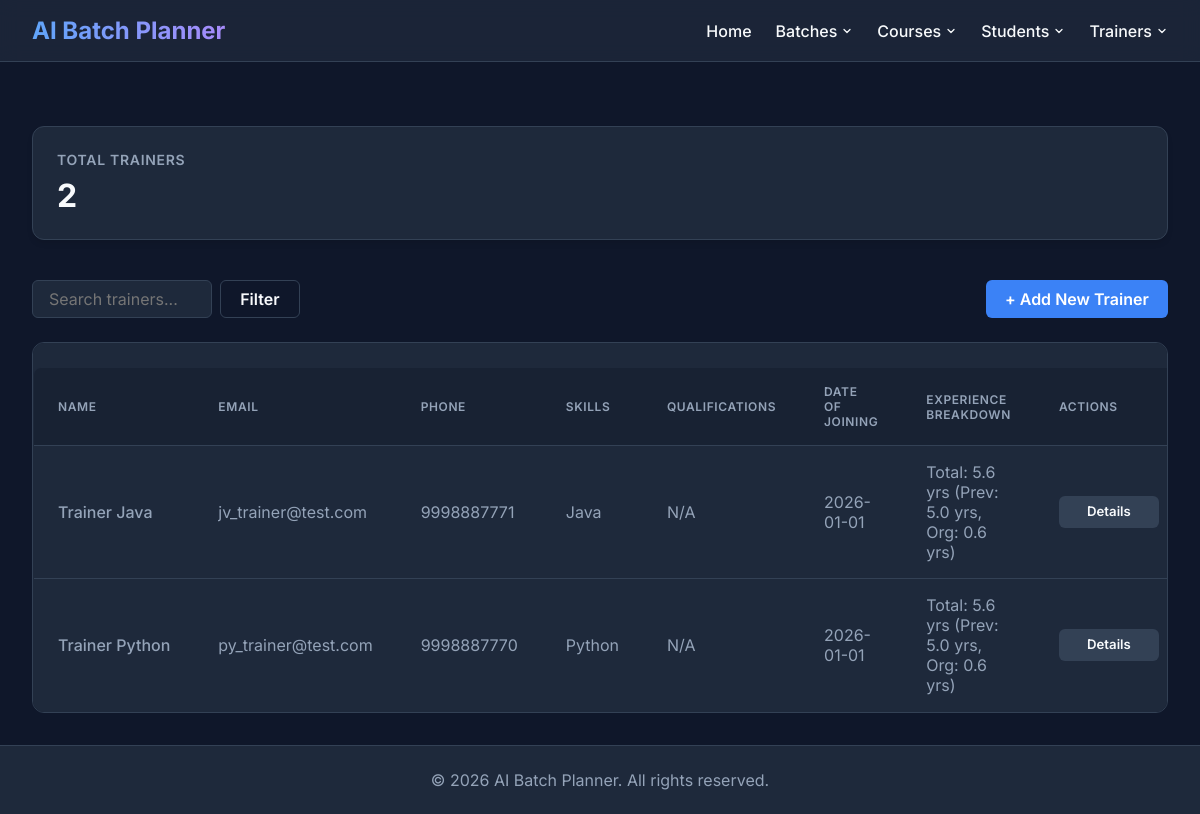
The page /trainers on the database its author committed.
### tables this page shows
CREATE TABLE trainer (
    trainer_id INTEGER PRIMARY KEY AUTOINCREMENT,

    full_name TEXT NOT NULL,

    email TEXT NOT NULL UNIQUE,

    phone TEXT NOT NULL UNIQUE,

    skills TEXT NOT NULL,

    qualifications TEXT,

    experience INTEGER NOT NULL CHECK (experience >= 0),

    status TEXT NOT NULL CHECK(status IN ('Active','Inactive')),

    created_at TIMESTAMP DEFAULT CURRENT_TIMESTAMP,

    updated_at TIMESTAMP DEFAULT CURRENT_TIMESTAMP,

    created_by TEXT,

    updated_by TEXT
, date_of_joining TEXT, previous_experience REAL DEFAULT 0.0);

### routes/trainer_routes.py (the view)
@trainer_bp.route("/trainers", methods=["GET"])
def view_trainers():
    keyword = request.args.get("keyword", "").strip()
    status = request.args.get("status", "").strip()
    if keyword or status:
        trainers = filter_trainers(status=status, keyword=keyword)
    else:
        trainers = get_all_trainers()
    stats = get_trainer_statistics()
    return render_template(
        "trainers.html",
        trainers=trainers,
        stats=stats
    )

### database/db.py (called while the page is built)
def get_connection():
    connection = sqlite3.connect(DATABASE_NAME)
    connection.row_factory = sqlite3.Row
    connection.execute("PRAGMA foreign_keys = ON")
    return connection

### models/trainer.py (called while the page is built)
def get_all_trainers():
    connection = get_connection()
    try:
        cursor = connection.cursor()
        query = """
            SELECT
                trainer_id,
                full_name,
                email,
                phone,
                skills,
                qualifications,
                experience,
                date_of_joining,
                previous_experience,
                status,
                created_at,
                updated_at,
                created_by,
                updated_by
            FROM trainer
            ORDER BY full_name ASC
        """
        cursor.execute(query)
        return cursor.fetchall()
    finally:
        connection.close()

### services/trainer_service.py (called while the page is built)
def get_all_trainers():
    trainers = fetch_trainers()
    today = datetime.date.today()
    trainer_list = []
    for t in trainers:
        t_dict = dict(t)
        doj_str = t_dict.get('date_of_joining')
        prev_exp = t_dict.get('previous_experience') or 0.0
        this_org_exp = 0.0
        if doj_str:
            try:
                doj = datetime.date.fromisoformat(doj_str)
                this_org_exp = max(0.0, (today - doj).days / 365.25)
            except Exception:
                pass
        t_dict['this_org_experience'] = round(this_org_exp, 1)
        t_dict['total_experience'] = round(prev_exp + this_org_exp, 1)
        trainer_list.append(t_dict)
    return trainer_list

def get_trainer_statistics():
    return fetch_trainer_stats()

### templates/trainers.html (shortened to what this page needs)
{% extends 'base.html' %}
{% block content %}
<div class="stats-grid">
    <div class="stat-card">
        <div class="stat-title">Total Trainers</div>
        <div class="stat-value">{{ stats.total_trainers }}</div>
    </div>
</div>
<div class="toolbar">
    <form class="search-form" action="{{ url_for('trainer.view_trainers') }}" method="GET">
        <input type="text" name="keyword" class="input-control" placeholder="Search trainers..."
            value="{{ request.args.get('keyword', '') }}">
        <button type="submit" class="btn btn-outline">Filter</button>
    </form>
    <a href="{{ url_for('trainer.add_trainer') }}" class="btn btn-primary">+ Add New Trainer</a>
</div>
<div class="table-container">
    <table class="data-table" id="trainersTable">
        <thead>
            <tr>
                <th>Name</th>
                <th>Email</th>
                <th>Phone</th>
                <th>Skills</th>
                <th>Qualifications</th>
                <th>Date of Joining</th>
                <th>Experience Breakdown</th>
                <th>Actions</th>
            </tr>
        </thead>
        <tbody>
            {% for trainer in trainers %}
            <tr class="trainer-row">
                <td style="font-weight: 500; white-space: nowrap;">{{ trainer['full_name'] }}</td>
                <td>{{ trainer['email'] }}</td>
                <td>{{ trainer['phone'] }}</td>
                <td>{{ trainer['skills'] }}</td>
                <td>{{ trainer['qualifications'] or 'N/A' }}</td>
                <td>{{ trainer['date_of_joining'] or 'N/A' }}</td>
                <td>Total: {{ trainer['total_experience'] }} yrs (Prev: {{ trainer['previous_experience'] }} yrs, Org:
                    {{ trainer['this_org_experience'] }} yrs)</td>
                <td>
                    <div class="actions-group">
                        <a href="{{ url_for('trainer.view_trainer_details', trainer_id=trainer['trainer_id']) }}"
                            class="btn btn-secondary">Details</a>
                    </div>
                </td>
            </tr>
            {% else %}
            <tr>
                <td colspan="8" style="text-align: center; color: var(--text-muted); padding: 3rem;">
                    No trainers found. Try adjusting your search filters.
                </td>
            </tr>
            {% endfor %}
        </tbody>
    </table>
</div>
{% endblock %}

### templates/base.html (style rules this page uses)
:root { --bg-color: #0f172a; --surface-color: #1e293b; --surface-hover: #334155; --primary: #3b82f6; --primary-hover: #2563eb; --text-main: #f8fafc; --text-muted: #94a3b8; --danger: #ef4444; --success: #10b981; --border: #334155; }
body { margin: 0; font-family: 'Inter', sans-serif; background-color: var(--bg-color); color: var(--text-main); display: flex; flex-direction: column; min-height: 100vh; }
form { display: flex; flex-direction: column; gap: 12px; max-width: 500px; }
input, select, textarea { padding: 10px 14px; background-color: var(--surface-color); border: 1px solid var(--border); border-radius: 8px; color: var(--text-main); font-size: 1rem; transition: border-color 0.2s; }
button { padding: 10px 15px; background-color: var(--primary); color: white; border: none; border-radius: 8px; cursor: pointer; font-size: 1rem; font-weight: 600; transition: background-color 0.2s; margin-top: 10px; }
.btn { display: inline-flex !important; align-items: center !important; justify-content: center !important; box-sizing: border-box !important; vertical-align: middle !important; margin: 0 !important; }
.search-form { display: inline-flex !important; flex-direction: row !important; flex-wrap: nowrap !important; align-items: center !important; gap: 0.5rem !important; max-width: none !important; }
.search-form input[type="text"], .search-form select { max-width: 180px !important; text-overflow: ellipsis !important; }
.search-form .input-control, .search-form select, .search-form input, .search-form button, .search-form .btn { margin: 0 !important; box-sizing: border-box !important; vertical-align: middle !important; }
.toolbar { display: flex !important; flex-wrap: nowrap !important; justify-content: space-between !important; align-items: center !important; }
table { width: 100%; border-collapse: collapse; margin-top: 1.5rem; background-color: var(--surface-color); border-radius: 8px; overflow: hidden; border: 1px solid var(--border); }
th, td { text-align: left; padding: 14px; border-bottom: 1px solid var(--border); }
th { background-color: rgba(30, 41, 59, 0.5); color: var(--text-main); font-weight: 600; }
td { color: var(--text-muted); }
tr:last-child td { border-bottom: none; }
a { color: var(--primary); text-decoration: none; font-weight: 500; transition: color 0.2s; }

### rows shown on the page
trainer: full_name "Trainer Java", email "jv_trainer@test.com", phone "9998887771", skills "Java", qualifications "N/A", date_of_joining "2026-01-01", total_experience "5.6", previous_experience "5.0", this_org_experience "0.6"
trainer: full_name "Trainer Python", email "py_trainer@test.com", phone "9998887770", skills "Python", qualifications "N/A", date_of_joining "2026-01-01", total_experience "5.6", previous_experience "5.0", this_org_experience "0.6"

### other values the page prints
{{ stats.total_trainers }} "2"
